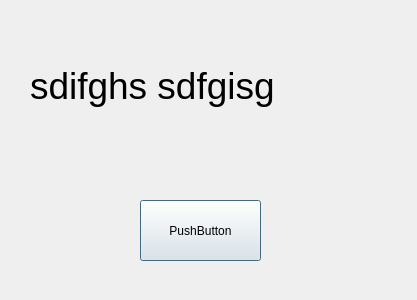
<?xml version="1.0" encoding="UTF-8"?>
<ui version="4.0">
 <class>Dialog</class>
 <widget class="QDialog" name="Dialog">
  <property name="geometry">
   <rect>
    <x>0</x>
    <y>0</y>
    <width>417</width>
    <height>300</height>
   </rect>
  </property>
  <property name="windowTitle">
   <string>Dialog</string>
  </property>
  <widget class="QPushButton" name="my_button">
   <property name="geometry">
    <rect>
     <x>140</x>
     <y>200</y>
     <width>121</width>
     <height>61</height>
    </rect>
   </property>
   <property name="text">
    <string>PushButton</string>
   </property>
   <property name="checkable">
    <bool>false</bool>
   </property>
  </widget>
  <widget class="QLabel" name="helo_label">
   <property name="geometry">
    <rect>
     <x>30</x>
     <y>40</y>
     <width>341</width>
     <height>91</height>
    </rect>
   </property>
   <property name="font">
    <font>
     <pointsize>28</pointsize>
    </font>
   </property>
   <property name="text">
    <string>sdifghs sdfgisg</string>
   </property>
  </widget>
 </widget>
 <resources/>
 <connections/>
</ui>
